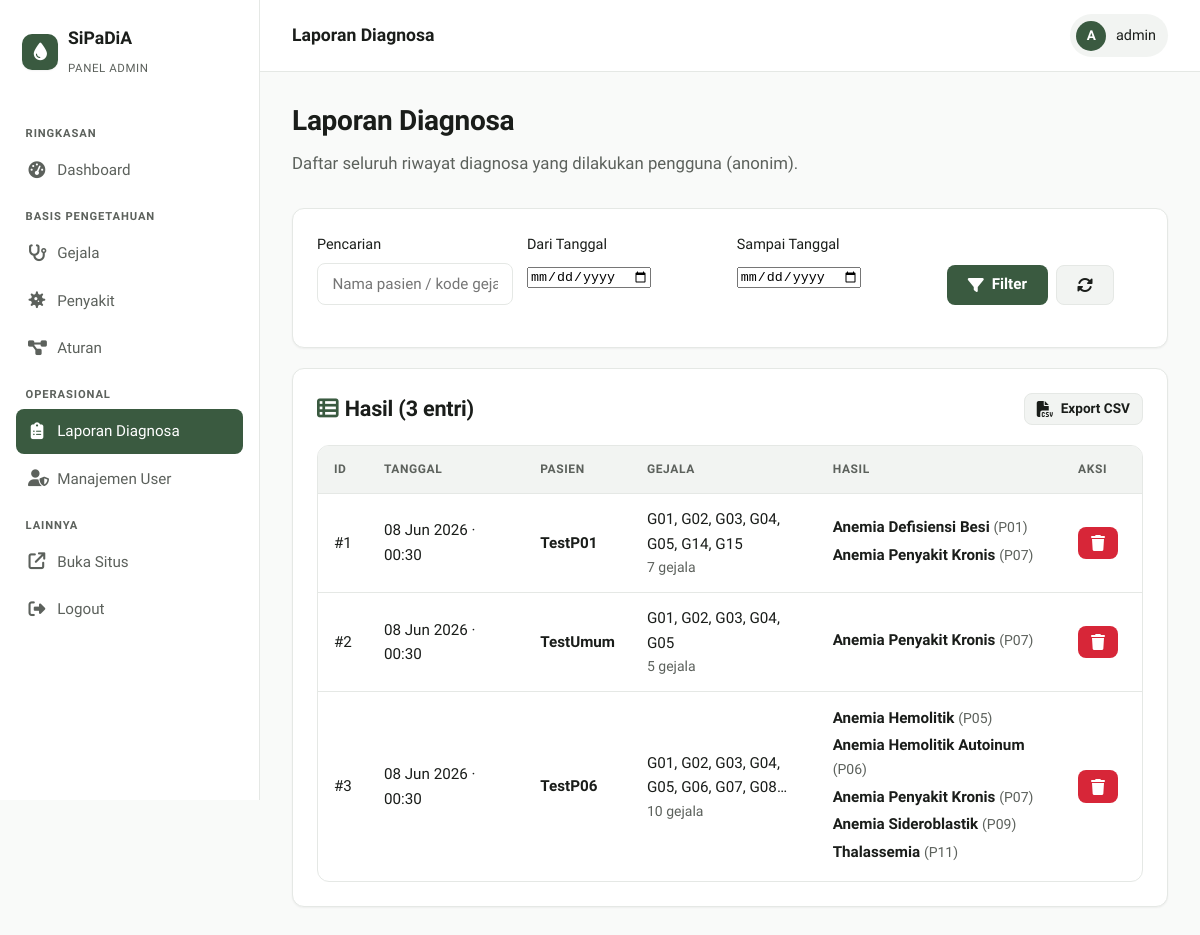
Page /admin/laporan.php (signed in) on the earlier database version.
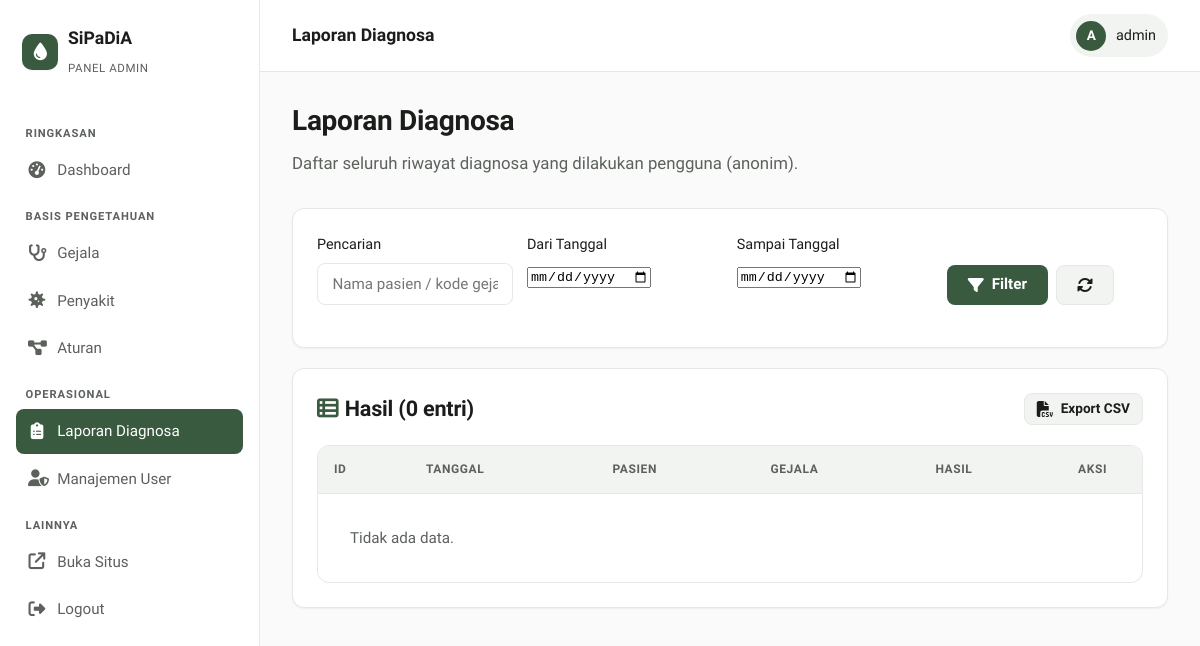
Same page on the later database version.
### tables this page shows
CREATE TABLE riwayat (
  id INT AUTO_INCREMENT PRIMARY KEY,
  tanggal DATETIME NOT NULL DEFAULT CURRENT_TIMESTAMP,
  gejala_dipilih JSON,
  hasil_dianosa  JSON,
  nama_pasien   VARCHAR(100) DEFAULT NULL,
  umur          INT          DEFAULT NULL,
  jenis_kelamin VARCHAR(10)  DEFAULT NULL,
  session_token VARCHAR(64)  DEFAULT NULL
);

### admin/laporan.php (the view, shortened to what the changed rows need)
<?php
include '../config.php';
$where = []; $params = []; $types = '';
$where_sql = $where ? 'WHERE '.implode(' AND ', $where) : '';
$page = max(1, intval($_GET['page'] ?? 1));
$per  = 15;
$off  = ($page-1) * $per;
$count_sql = "SELECT COUNT(*) c FROM riwayat $where_sql";
if ($params) { $cs = $conn->prepare($count_sql); $cs->bind_param($types, ...$params); $cs->execute(); $total = (int)$cs->get_result()->fetch_assoc()['c']; }
else { $total = (int)$conn->query($count_sql)->fetch_assoc()['c']; }
$sql = "SELECT * FROM riwayat $where_sql ORDER BY tanggal DESC LIMIT $per OFFSET $off";
if ($params) { $stmt = $conn->prepare($sql); $stmt->bind_param($types, ...$params); $stmt->execute(); $rs = $stmt->get_result(); }
else { $rs = $conn->query($sql); }
include '../partials/admin_header.php';
?>
<div class="page-header">
    <h2>Laporan Diagnosa</h2>
</div>
<div class="card">
    <div class="card-head">
        <h3><i class="fa-solid fa-table-list" style="color:var(--primary);margin-right:.4rem;"></i>Hasil (<?php echo $total; ?> entri)</h3>
        <a href="?<?php echo http_build_query(array_merge($_GET, ['export'=>1])); ?>" class="btn btn-secondary btn-sm" data-testid="btn-export-csv"><i class="fa-solid fa-file-csv"></i> Export CSV</a>
    </div>
    <div class="table-wrap">
        <table class="data">
            <thead>
                <tr><th>ID</th><th>Tanggal</th><th>Pasien</th><th>Gejala</th><th>Hasil</th><th style="width:80px;">Aksi</th></tr>
            </thead>
            <tbody>
                <?php if ($rs->num_rows === 0): ?>
                    <tr><td colspan="6" class="text-center text-muted" style="padding:2rem;">Tidak ada data.</td></tr>
                <?php else: while ($r = $rs->fetch_assoc()):
                    $glist = json_decode($r['gejala_dipilih'] ?? '[]', true) ?: [];
                    $hlist = json_decode($r['hasil_dianosa'] ?? '[]', true) ?: [];
                ?>
                    <tr data-testid="row-laporan-<?php echo $r['id']; ?>">
                        <td>#<?php echo (int)$r['id']; ?></td>
                        <td class="text-sm"><?php echo date('d M Y · H:i', strtotime($r['tanggal'])); ?></td>
                        <td>
                            <strong><?php echo htmlspecialchars($r['nama_pasien'] ?: '— Anonim'); ?></strong>
                        </td>
                        <td class="text-sm" style="max-width:200px;">
                            <?php echo htmlspecialchars(implode(', ', array_slice($glist, 0, 8))).(count($glist)>8?'…':''); ?>
                            <div class="text-muted text-sm"><?php echo count($glist); ?> gejala</div>
                        </td>
                        <td class="text-sm" style="max-width:300px;">
                            <?php if (count($hlist) === 0): ?>
                                <span class="text-muted">Tidak terdeteksi</span>
                            <?php else:
                                foreach ($hlist as $h): ?>
                                    <div style="margin-bottom:.2rem;">
                                        <strong><?php echo htmlspecialchars($h['nama'] ?? '-'); ?></strong>
                                        <span class="text-muted text-sm"> (<?php echo htmlspecialchars($h['kode'] ?? '-'); ?>)</span>
                                    </div>
                            <?php endforeach;
                            endif; ?>
                        </td>
                        <td><a href="?hapus=<?php echo $r['id']; ?>" class="btn btn-danger btn-sm" onclick="return confirm('Hapus entri ini?');" data-testid="btn-hapus-laporan-<?php echo $r['id']; ?>"><i class="fa-solid fa-trash"></i></a></td>
                    </tr>
                <?php endwhile; endif; ?>
            </tbody>
        </table>
    </div>
</div>
<?php include '../partials/admin_footer.php'; ?>

Differences in the rows shown:
removed riwayat: id "1", tanggal "08 Jun 2026 · 00:30", nama_pasien "TestP01", gejala_dipilih "G01, G02, G03, G04, G05, G14, G15", gejala_dipilih "7", nama "Anemia Defisiensi Besi", kode "P01", nama "Anemia Penyakit Kronis", kode "P07"
removed riwayat: id "2", tanggal "08 Jun 2026 · 00:30", nama_pasien "TestUmum", gejala_dipilih "G01, G02, G03, G04, G05", gejala_dipilih "5", nama "Anemia Penyakit Kronis", kode "P07"
removed riwayat: id "3", tanggal "08 Jun 2026 · 00:30", nama_pasien "TestP06", gejala_dipilih "G01, G02, G03, G04, G05, G06, G07, G08", gejala_dipilih "10", nama "Anemia Hemolitik", kode "P05", nama "Anemia Hemolitik Autoinum", kode "P06", nama "Anemia Penyakit Kronis", kode "P07", nama "Anemia Sideroblastik", kode "P09", nama "Thalassemia", kode "P11"
Other differences:
$total: "3" → "0"
text now shown: "Tidak ada data."
